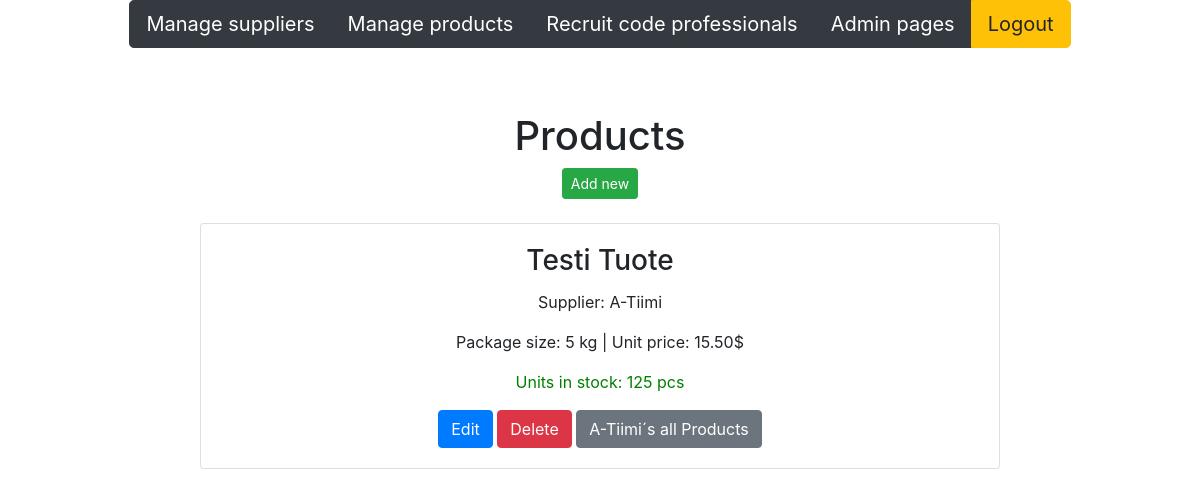
The app's page /products-by-supplier/2/ with its own data.
### app/models.py (models this page shows, shortened)
class Product(models.Model):
    productname = models.CharField(max_length = 20, default = "laku")
    packagesize = models.CharField(max_length = 20, default = 3)
    unitprice = models.DecimalField(max_digits=8, decimal_places=2, default=1.00)
    unitsinstock = models.IntegerField(default = 3)
    supplier = models.ForeignKey(Supplier, on_delete=models.CASCADE)

class Supplier(models.Model):
    companyname = models.CharField(max_length = 50, default="firma")
    contactname = models.CharField(max_length = 50, default="firma")
    address = models.CharField(max_length = 100, default="firma")
    phone = models.CharField(max_length = 20, default="firma")
    email = models.CharField(max_length = 50, default="firma")
    country = models.CharField(max_length = 50, default="firma")

### app/views.py (the view)
# urls.py: path('products-by-supplier/<int:id>/', products_filtered),
def products_filtered(request, id):
    productlist = Product.objects.all()
    filteredproducts = productlist.filter(supplier = id)
    context = {'products': filteredproducts}
    return render (request,"productlist.html",context)

### app/templates/productlist.html (shortened to what this page needs)
{% extends 'index.html' %}
{% block content %}
<br />
<br />
<h1>Products</h1>
<button onclick="showaddform()" class="btn btn-success btn-sm">Add new</button>
<br>
<br>
{% for p in products %}
<div class="card" style="width: 50rem;">
    <div class="card-body">
        <h3 class="card-title">{{p.productname}} </h3>
        <p class="card-text">Supplier: {{p.supplier.companyname}}</p>
        <p class="card-text">Package size: {{p.packagesize}} | Unit price: {{p.unitprice}}$ </p>
        <p class="card-text" style="color: green;">Units in stock: {{p.unitsinstock}} pcs </p>
        <a href="/edit-product-get/{{p.id}}/" class="btn btn-primary">Edit</a>
        <a href="/confirm-delete-product/{{p.id}}/" class="btn btn-danger">Delete</a>
        <a href="/products-by-supplier/{{p.supplier.id}}/"
            class="btn btn-secondary">{{p.supplier.companyname}}´s all Products
        </a>
    </div>
</div>
{% empty %}
<div class="card" style="width: 50rem;">
    <div class="card-body">
        <p class="card-text">No products found in the database </p>
    </div>
</div>
{%endfor%}
{% endblock %}

### records on screen
Product: productname "Testi Tuote", supplier.companyname "A-Tiimi", packagesize "5 kg", unitprice "15.50", unitsinstock "125"
